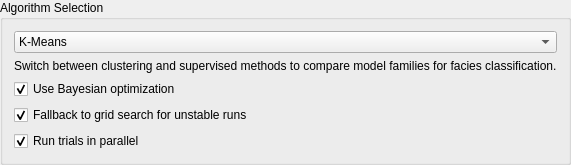
             <widget class="QGroupBox" name="grpAlgorithmSelection">
              <property name="title"><string>Algorithm Selection</string></property>
              <layout class="QVBoxLayout" name="algorithmSelectionLayout">
               <item><widget class="QComboBox" name="cmbAlgorithm"><item><property name="text"><string>K-Means</string></property></item><item><property name="text"><string>Gaussian Mixture</string></property></item><item><property name="text"><string>Ensemble Classifier</string></property></item><item><property name="text"><string>Self-Organizing Map</string></property></item></widget></item>
               <item><widget class="QLabel" name="lblAlgorithmDescription"><property name="text"><string>Switch between clustering and supervised methods to compare model families for facies classification.</string></property></widget></item>
               <item><widget class="QCheckBox" name="chkBayesianSearch"><property name="text"><string>Use Bayesian optimization</string></property><property name="checked"><bool>true</bool></property></widget></item>
               <item><widget class="QCheckBox" name="chkGridFallback"><property name="text"><string>Fallback to grid search for unstable runs</string></property><property name="checked"><bool>true</bool></property></widget></item>
               <item><widget class="QCheckBox" name="chkParallelTrials"><property name="text"><string>Run trials in parallel</string></property><property name="checked"><bool>true</bool></property></widget></item>
              </layout>
             </widget>
